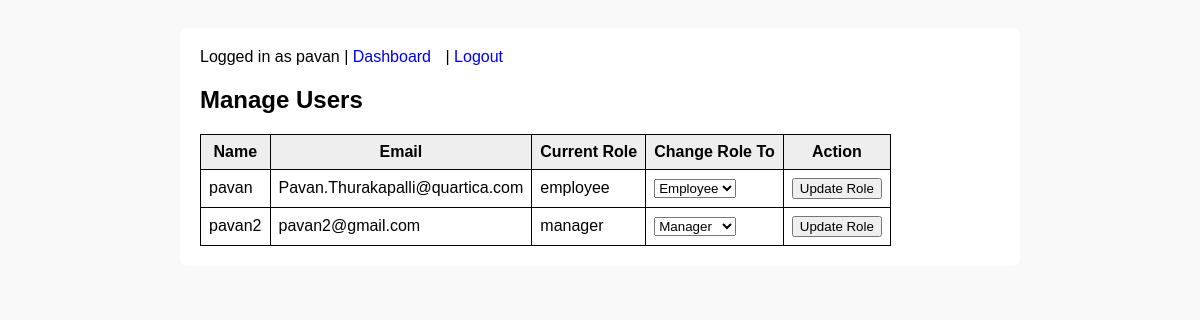
Screenshot of /manage_users (signed in) with the database file from the repository.
### app/models.py (models this page shows, shortened)
class User(db.Model, UserMixin):
    id = db.Column(db.Integer, primary_key=True)
    name = db.Column(db.String(100), nullable=False)
    emp_id = db.Column(db.String(50), unique=True, nullable=False)
    email = db.Column(db.String(150), unique=True, nullable=False)
    password = db.Column(db.String(200), nullable=False)
    role = db.Column(db.String(20), default='employee')

### app/routes.py (the view, shortened to what this page needs)
@bp.route('/manage_users', methods=['GET', 'POST'])
@login_required
def manage_users():
    if current_user.role != 'admin':
        flash('Access denied.', 'danger')
        return redirect(url_for('index'))
    users = User.query.filter(User.role != 'admin').all()
    return render_template('manage_users.html', users=users)

### app/models.py (called while the page is built)
@login_manager.user_loader
def load_user(user_id):
    return User.query.get(int(user_id))

### app/templates/manage_users.html (shortened to what this page needs)
{% extends 'base.html' %}
{% block content %}
<h2>Manage Users</h2>
<table class="table table-bordered">
    <thead>
        <tr>
            <th>Name</th>
            <th>Email</th>
            <th>Current Role</th>
            <th>Change Role To</th>
            <th>Action</th>
        </tr>
    </thead>
    <tbody>
        {% for user in users %}
        <tr>
            <td>{{ user.name }}</td>
            <td>{{ user.email }}</td>
            <td>{{ user.role }}</td>
            <td>
                <form method="POST" style="display:inline;">
                    <select name="new_role" class="form-control">
                        {% if user.role == 'employee' %}
                            <option value="employee" selected>Employee</option>
                        {% elif user.role == 'manager' %}
                            <option value="manager" selected>Manager</option>
                        {% else %}
                            <option disabled>N/A</option>
                        {% endif %}
                    </select>
            </td>
            <td>
                    <button type="submit" name="action" value="update" class="btn btn-primary">Update Role</button>
            </td>
        </tr>
        {% endfor %}
    </tbody>
</table>
{% endblock %}

### app/templates/base.html (shortened to what this page needs)
<!DOCTYPE html>
<html lang="en">
<head>
</head>
<body>
<div class="container">
    <div class="nav">
        {% if current_user.is_authenticated %}
            Logged in as {{ current_user.name }} | <a href="{{ url_for('routes.dashboard') }}">Dashboard</a>
            | <a href="{{ url_for('routes.logout') }}">Logout</a>
        {% endif %}
    </div>
    {% block content %}{% endblock %}
</div>
</body>
</html>

### app/templates/base.html (style rules this page uses)
body { font-family: Arial, sans-serif; background-color: #f9f9f9; padding: 20px; }
.container { max-width: 800px; margin: auto; background: white; padding: 20px; border-radius: 8px; }
.nav { margin-bottom: 20px; }
.nav a { margin-right: 10px; text-decoration: none; }
table, th, td { border: 1px solid black; border-collapse: collapse; padding: 8px; }
th { background-color: #eee; }

### rows the page displays
User: name "pavan"
User: name "pavan", email "Pavan.Thurakapalli@quartica.com", role "employee", new_role "Employee"
User: name "pavan2", email "pavan2@gmail.com", role "manager", new_role "Manager"
